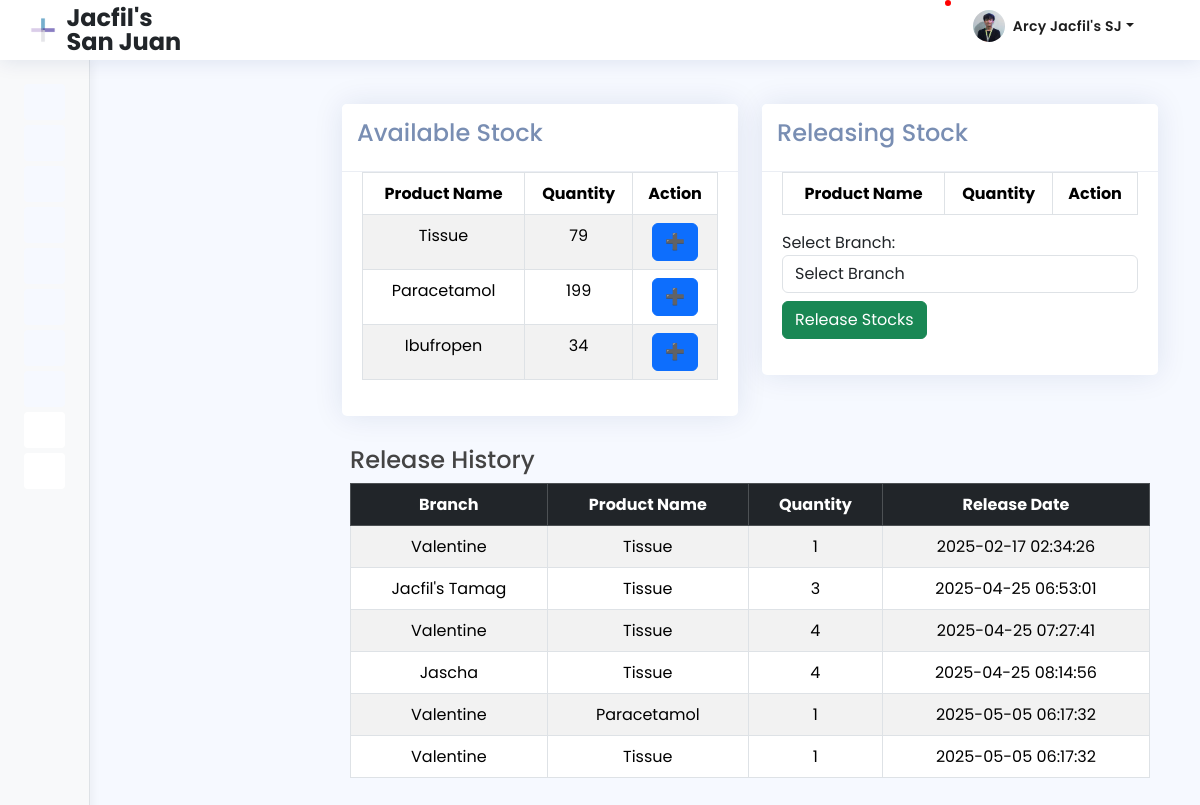
The app's page /delivery/release_stock.php (signed in) with its own data.
### tables this page shows
CREATE TABLE `delivery` (
  `id` int(20) NOT NULL,
  `dosage` varchar(150) NOT NULL,
  `product_name` varchar(100) NOT NULL,
  `brand` varchar(150) NOT NULL,
  `batch` varchar(222) NOT NULL,
  `supplier` varchar(150) NOT NULL,
  `price` decimal(25,0) NOT NULL,
  `received` varchar(250) NOT NULL,
  `expiration_date` varchar(100) NOT NULL,
  `delivery_man` varchar(250) NOT NULL,
  `contact_number` varchar(100) NOT NULL,
  `quantity` varchar(100) NOT NULL,
  `categories_id` int(20) NOT NULL,
  `branch_id` int(11) DEFAULT NULL
);

CREATE TABLE `release_stock` (
  `id` int(20) NOT NULL,
  `delivery_id` int(20) NOT NULL,
  `branches_id` int(20) NOT NULL,
  `quantity` varchar(100) NOT NULL,
  `release_date` timestamp NOT NULL DEFAULT current_timestamp() ON UPDATE current_timestamp()
);

CREATE TABLE `branches` (
  `id` int(20) NOT NULL,
  `branch_name` varchar(20) NOT NULL
);

### delivery/release_stock.php (the view, shortened to what this page needs)
<?php
include "../db_conn.php";
include '../includes/header.php';
include '../includes/navbar.php';
include '../includes/sidebar.php';
include '../includes/footer.php';
?>
<main id="main" class="main">
    <section class="dashboard section">
        <div class="container-fluid">
            <div class="row">
                <div class="col-md-6">
                    <div class="card">
                        <div class="card-header">
                            <h4>Available Stock</h4>
                        </div>
                        <div class="card-body">
                            <div class="table-responsive">
                                <table id="productTable" class="table table-bordered table-hover table-striped text-center">
                                    <thead>
                                        <tr>
                                            <th>Product Name</th>
                                            <th>Quantity</th>
                                            <th>Action</th>
                                        </tr>
                                    </thead>
                                    <tbody>
                                        <?php
                                        $sql = "SELECT id, product_name, quantity FROM delivery";
                                        $result = $con->query($sql);
                                        if ($result->num_rows > 0) {
                                            while ($row = $result->fetch_assoc()) {
                                                $disabled = ($row["quantity"] == 0) ? "disabled" : "";
                                                echo "<tr data-id='" . $row["id"] . "' data-name='" . $row["product_name"] . "' data-stock='" . $row["quantity"] . "'>";
                                                echo "<td>" . htmlspecialchars($row["product_name"]) . "</td>";
                                                echo "<td class='stock-display'>" . htmlspecialchars($row["quantity"]) . "</td>";
                                                echo "<td><button class='release-to-order btn btn-primary' data-id='" . $row["id"] . "' $disabled>➕</button></td>";
                                                echo "</tr>";
                                            }
                                        } else {
                                            echo "<tr><td colspan='3'>No products Found.</td></tr>";
                                        }
                                        ?>
                                    </tbody>
                                </table>
                            </div>
                        </div>
                    </div>
                </div>
                <div class="col-md-6">
                    <div class="card">
                        <div class="card-header">
                            <h4>Releasing Stock</h4>
                        </div>
                        <div class="card-body">
                            <form id="releaseForm" method="POST" action="release_stock.php">
                                <table id="orderTable" class="table table-bordered table-hover table-striped text-center">
                                    <thead>
                                        <tr>
                                            <th>Product Name</th>
                                            <th>Quantity</th>
                                            <th>Action</th>
                                        </tr>
                                    </thead>
                                </table>
                                <div class="form-group mt-3">
                                    <label for="branchSelect">Select Branch:</label>
                                    <select id="branchSelect" name="branch_id" class="form-control" required>
                                        <option value="" disabled selected>Select Branch</option>
                                    </select>
                                </div>
                                <button id="processOrder" class="mt-2 btn btn-success">Release Stocks</button>
                            </form>
                        </div>
                    </div>
                </div>
            </div>
        </div>
        <div class="card-body">
    <div class="table-responsive">
    <h4>Release History</h4>
        <table id="myTable" class="custom-table table table-bordered table-hover table-striped">
            <thead class="table-dark">
                <tr>
                    <th class="text-center">Branch</th>
                    <th class="text-center">Product Name</th>
                    <th class="text-center">Quantity</th>
                    <th class="text-center">Release Date</th>
                </tr>
            </thead>
            <tbody>
                <?php
        $query = "
        SELECT rs.*, d.product_name, b.branch_name
        FROM release_stock rs
        INNER JOIN delivery d ON rs.delivery_id = d.id
        INNER JOIN branches b ON rs.branches_id = b.id
        WHERE rs.delivery_id IS NOT NULL AND rs.branches_id IS NOT NULL";
        $result = $con->query($query);
                if ($result->num_rows > 0) {
                    while ($row = $result->fetch_assoc()) {
                        echo "<tr>
                            <td class='text-center'>" . htmlspecialchars($row['branch_name']) . "</td>
                            <td class='text-center'>" . htmlspecialchars($row['product_name']) . "</td>
                            <td class='text-center'>" . htmlspecialchars($row['quantity']) . "</td>
                            <td class='text-center'>" . htmlspecialchars($row['release_date']) . "</td>
                        </tr>";
                    }
                } else {
                    echo "<tr><td colspan='4' class='text-center'>No Release records found</td></tr>";
                }
                ?>
            </tbody>
        </table>
    </div>
</div>
    </section>
</main>

### assets/css/style.css (style rules this page uses)
:root { scroll-behavior: smooth; }
body { font-family: 'Poppins'; background: #f6f9ff; color: #444444; }
h1, h2, h3, h4, h5, h6 { font-family: 'Poppins'; }
#main { margin-top: 60px; padding: 20px 30px; transition: all 0.3s; }
.card { margin-bottom: 30px; border: none; border-radius: 5px; box-shadow: 0px 0 30px rgba(1, 41, 112, 0.1); }
.card-header, .card-footer { border-color: #ebeef4; background-color: #fff; color: #798eb3; padding: 15px; }
.card-body { padding: 0 20px 20px 20px; }
@media (min-width: 1200px) { #main, #footer { margin-left: 300px; } }

### includes/sidebar.php (style rules this page uses)
:root { --sidebar-bg: #f8f9fa; --sidebar-width: 250px; --sidebar-item-padding: 0.75rem 1.25rem; --sidebar-icon-size: 1.25rem; --sidebar-text-size: 0.9rem; }
:root { --sidebar-bg: #f8f9fa; --sidebar-width: 300px; --sidebar-item-padding: 1rem 1.25rem; --sidebar-icon-size: 1.5rem; --sidebar-text-size: 1.1rem; --sidebar-icon-color: #495057; --sidebar-text-color: #495057; --sidebar-hover-bg: #e9ecef; --sidebar-active-bg: #e9ecef; --sidebar-active-color: #000; --sidebar-border-color: #dee2e6; --sidebar-transition: all 0.3s ease; --sidebar-border-radius: 8px; --sidebar-item-spacing: 0.5rem; }

### records on screen
delivery: product_name "Tissue", quantity "79"
delivery: product_name "Paracetamol", quantity "199"
delivery: product_name "Ibufropen", quantity "34"
release_stock: branches.branch_name "Valentine", delivery.product_name "Tissue", quantity "1", release_date "2025-02-17 02:34:26"
release_stock: branches.branch_name "Jacfil's Tamag", delivery.product_name "Tissue", quantity "3", release_date "2025-04-25 06:53:01"
release_stock: branches.branch_name "Valentine", delivery.product_name "Tissue", quantity "4", release_date "2025-04-25 07:27:41"
release_stock: branches.branch_name "Jascha", delivery.product_name "Tissue", quantity "4", release_date "2025-04-25 08:14:56"
release_stock: branches.branch_name "Valentine", delivery.product_name "Paracetamol", quantity "1", release_date "2025-05-05 06:17:32"
release_stock: branches.branch_name "Valentine", delivery.product_name "Tissue", quantity "1", release_date "2025-05-05 06:17:32"

### other values on screen
$_SESSION['branch_name'] "Jacfil's San Juan"
$_SESSION['name'] "Arcy Jacfil's SJ"
